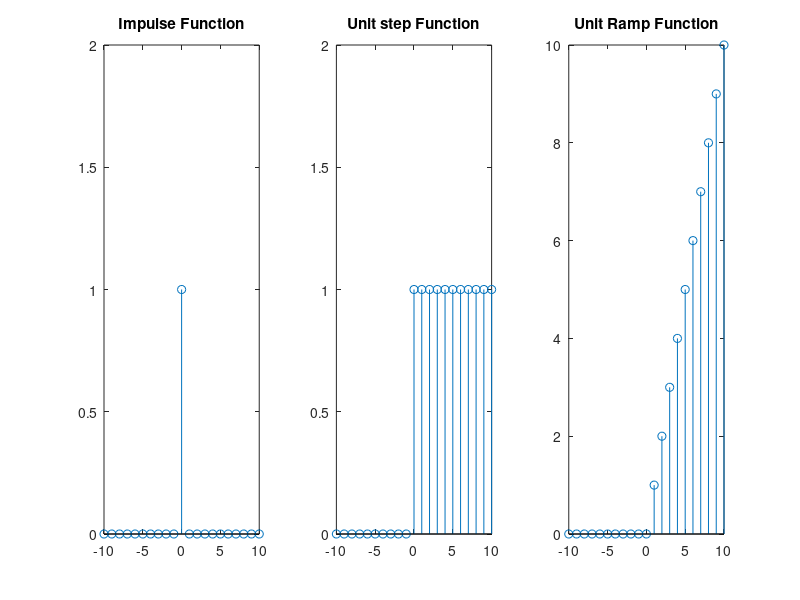
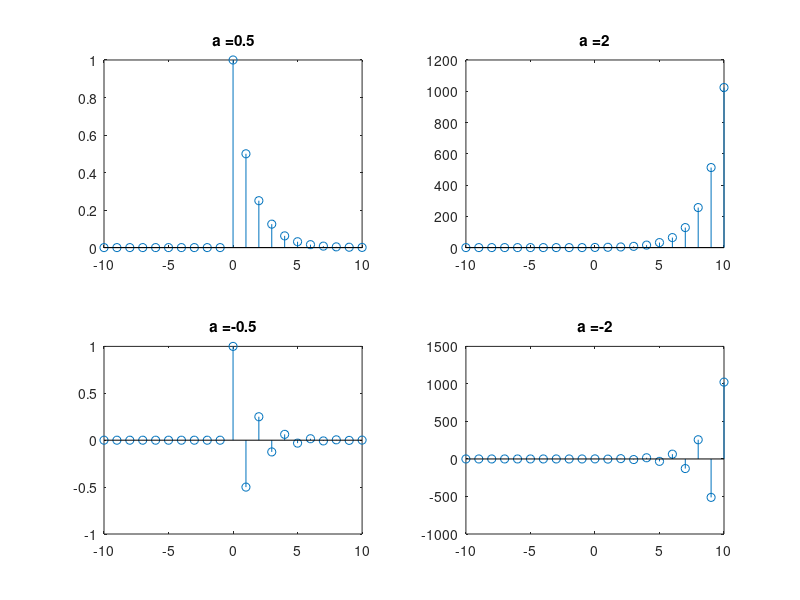

Source code (MATLAB) for these figures, in order:
clc; clear; close all;
x = -10:10;
x=x';
sample = zeros(size(x,1),1);
step = zeros(size(x,1),1);
ramp = zeros(size(x,1),1);
a= [0.5,2.0,-0.5,-2.0];
ex = zeros(4,size(x,1));


for i = 1:size(x,1)
    if x(i)>=0
        step(i)=1;
        ramp(i) = x(i);
        for j=1:4
            ex(j,i) = a(j)^x(i);
        end
        if x(i)==0
            sample(i)=1;
        end
    end
end
figure;
subplot(1,3,1);
stem(x,sample);
ylim([0,2]);
title('Impulse Function');

subplot(1,3,2);
stem(x,step);
ylim([0,2]);
title('Unit step Function');

subplot(1,3,3);
stem(x,ramp);
ylim([0,10]);
title('Unit Ramp Function');

figure;
for f =1:4
    subplot(2,2,f);
    stem(x,ex(f,:));
    title(strcat('a = ',num2str(a(f))));
end